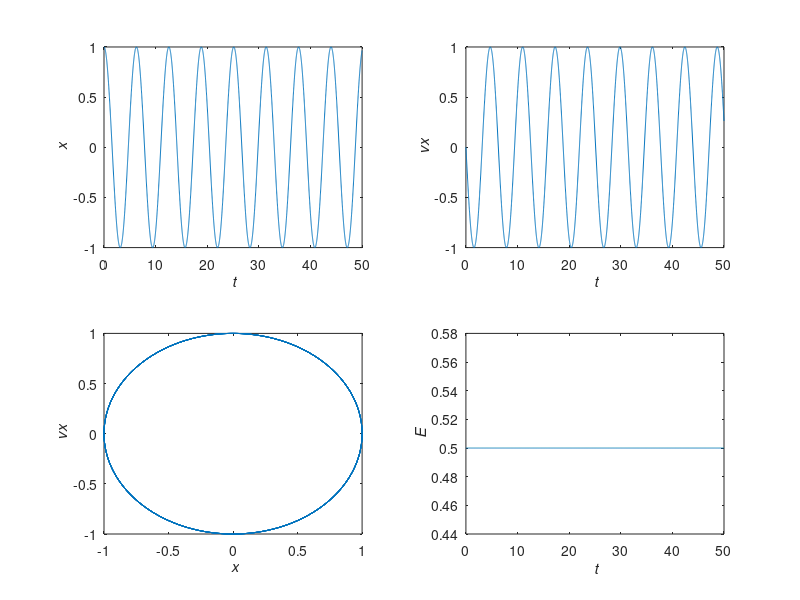

Write the MATLAB code that produced this figure.
clc
clear all
close all

% Input que pode ser modificado
x0=1.0;
vx0=0.0;

% Parametros dos metodos numericos
h=0.01;
tfin=50;

% Constantes do problema
K=1; % K maiusculo!
m=1;
% Calculos auxiliares
w=sqrt(K/m);
w2=K/m;

% Iniciar Variaveis
t=0:h:tfin;
N=numel(t);
x=zeros(N,1);
x(1)=x0;
vx=zeros(N,1);
vx(1)=vx0;

n = input(['Escolha o metodo:\n  1-Euler,\n  2-Euler-Cromer,\n  '...
    '3-Euler implicito sem linsolve,\n  4-Euler implicito com linsolve,\n  '...
    '5-Crank-Nicolson com linsolve.\n']);

switch n
    
    case 1
        fprintf('\nEuler\n\n')
        for k=1:N-1
            a=-K*x(k)/m;
            vx(k+1)=vx(k)+a*h;
            x(k+1)=x(k)+vx(k)*h;
        end
        
    case 2
        fprintf('\nEuler-Cromer\n\n')
        for k=1:N-1
            a=-K*x(k)/m;
            vx(k+1)=vx(k)+a*h;
            x(k+1)=x(k)+vx(k+1)*h;
        end
        
    case 3
        fprintf('\nEuler implicito sem linsolve\n\n')
        aux=1+w2*h^2;
        for k=1:N-1
            x(k+1)=(x(k)+vx(k)*h)/aux;
            vx(k+1)=vx(k)-w2*x(k+1)*h;
        end
        
    case 4
        fprintf('\nEuler implicito com linsolve\n\n')
        A=[1 -h; w^2*h 1];
        for k=1:N-1
            b=[x(k); vx(k)];
            aux=linsolve(A,b); 
            x(k+1)=aux(1); 
            vx(k+1)=aux(2); 
        end
        
     case 5
        fprintf('\nCrank-Nicolson com linsolve\n\n')
        A=[1 -h/2; w^2*h/2 1];
        for k=1:N-1
            b=[x(k)+vx(k)*h/2; vx(k)-w^2*x(k)*h/2];
            aux=linsolve(A,b); 
            x(k+1)=aux(1); 
            vx(k+1)=aux(2); 
        end

    otherwise
        fprintf('Nope')
        return
end

E=0.5*(K*x.^2+m*vx.^2);
figure(1)
subplot(2,2,1)
plot(t,x)
xlabel('\it t');ylabel('\it x')
subplot(2,2,2)
plot(t,vx)
xlabel('\it t');ylabel('\it vx')
subplot(2,2,3)
plot(x,vx)
xlabel('\it x');ylabel('\it vx')
subplot(2,2,4)
plot(t,E)
xlabel('\it t');ylabel('\it E')


